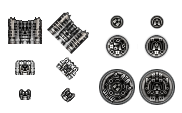
#> input picture tools/weapon_slots.png, 182 x 113 px
$ python detect_weapon_slots.py weapon_slots.png
#> lines starting #> are read from the running program, lines starting #| are printed output that depends on the picture; after the words box and inside, x2 and y2 are one past the last pixel; in counts of white or black regions, pixels touching at a corner belong together
#!/usr/bin/env python3
"""Detect likely weapon slot decals on a ship sprite using template matching.

读取 `tools/weapon_slots.png` 中的槽位模板，输出候选点预览图与 JSON。
本脚本只是定位辅助器，不会把结果自动写回 `.ship` 的 weaponSlots。
对直接使用或轻度改色原版槽位 decal 的贴图效果最好；重绘严重、缩放很大或
旋转明显的资源会产生更多误报。
"""

from __future__ import annotations

import argparse
import json
import math
from dataclasses import dataclass
from pathlib import Path
from typing import Iterable

import cv2
import numpy as np
from PIL import Image, ImageDraw


@dataclass(frozen=True)
class Template:
    id: int
    bbox: tuple[int, int, int, int]
    area: int
    gray: np.ndarray
    mask: np.ndarray


@dataclass
class Candidate:
    template_id: int
    score: float
    scale: float
    x: int
    y: int
    w: int
    h: int
    mirrored_score: float = 0.0

    @property
    def center(self) -> tuple[float, float]:
        return self.x + self.w / 2.0, self.y + self.h / 2.0

    def to_dict(self) -> dict:
        cx, cy = self.center
        return {
            "templateId": self.template_id,
            "score": round(self.score, 4),
            "mirroredScore": round(self.mirrored_score, 4),
            "scale": self.scale,
            "bbox": [self.x, self.y, self.w, self.h],
            "center": [round(cx, 2), round(cy, 2)],
        }


def extract_templates(sheet_path: Path, alpha_threshold: int = 10, min_area: int = 120) -> list[Template]:
    img = Image.open(sheet_path).convert("RGBA")
    arr = np.array(img)
    alpha = arr[:, :, 3]
    mask = np.where(alpha > alpha_threshold, 255, 0).astype(np.uint8)
    num, labels, stats, _ = cv2.connectedComponentsWithStats(mask, connectivity=8)

    templates: list[Template] = []
    for i in range(1, num):
        x, y, w, h, area = [int(v) for v in stats[i]]
        if area < min_area:
            continue
        crop = arr[y : y + h, x : x + w]
        crop_gray = cv2.cvtColor(crop[:, :, :3], cv2.COLOR_RGB2GRAY)
        crop_mask = np.where(crop[:, :, 3] > alpha_threshold, 255, 0).astype(np.uint8)
        templates.append(Template(i, (x, y, w, h), area, crop_gray, crop_mask))
    return templates


def match_templates(
    ship_gray: np.ndarray,
    templates: Iterable[Template],
    scales: list[float],
    score_threshold: float,
    top_k_per_template: int,
) -> list[Candidate]:
    candidates: list[Candidate] = []
    for templ in templates:
        local: list[Candidate] = []
        for scale in scales:
            nw = max(4, int(round(templ.gray.shape[1] * scale)))
            nh = max(4, int(round(templ.gray.shape[0] * scale)))
            if nw >= ship_gray.shape[1] or nh >= ship_gray.shape[0]:
                continue
            resized = cv2.resize(
                templ.gray,
                (nw, nh),
                interpolation=cv2.INTER_AREA if scale < 1.0 else cv2.INTER_CUBIC,
            )
            resized_mask = cv2.resize(templ.mask, (nw, nh), interpolation=cv2.INTER_NEAREST)
            try:
                result = cv2.matchTemplate(ship_gray, resized, cv2.TM_SQDIFF_NORMED, mask=resized_mask)
            except cv2.error:
                continue
            result = np.nan_to_num(result, nan=1.0, posinf=1.0, neginf=1.0)
            flat = result.ravel()
            pick_count = min(top_k_per_template, flat.size)
            best_idx = np.argpartition(flat, pick_count - 1)[:pick_count]
            for flat_idx in best_idx:
                val = float(flat[flat_idx])
                score = 1.0 - val
                if score < score_threshold:
                    continue
                y, x = divmod(int(flat_idx), result.shape[1])
                local.append(Candidate(templ.id, score, scale, x, y, nw, nh))
        local.sort(key=lambda c: c.score, reverse=True)
        candidates.extend(local[:top_k_per_template])
    return candidates


def center_distance(a: Candidate, b: Candidate) -> float:
    ax, ay = a.center
    bx, by = b.center
    return math.hypot(ax - bx, ay - by)


def dedupe_candidates(candidates: list[Candidate], min_center_distance: float) -> list[Candidate]:
    kept: list[Candidate] = []
    for cand in sorted(candidates, key=lambda c: c.score, reverse=True):
        if any(center_distance(cand, other) < min_center_distance for other in kept):
            continue
        kept.append(cand)
    return kept


def annotate_symmetry(candidates: list[Candidate], axis_x: float, mirror_tol_x: float = 10.0, mirror_tol_y: float = 10.0) -> None:
    for cand in candidates:
        cx, cy = cand.center
        target_x = 2 * axis_x - cx
        best = 0.0
        for other in candidates:
            if other is cand:
                continue
            ox, oy = other.center
            if abs(ox - target_x) <= mirror_tol_x and abs(oy - cy) <= mirror_tol_y:
                best = max(best, other.score)
        cand.mirrored_score = best


def filter_by_symmetry(candidates: list[Candidate], min_mirrored_score: float, axis_band: float = 12.0, axis_x: float | None = None) -> list[Candidate]:
    filtered: list[Candidate] = []
    for cand in candidates:
        cx, _ = cand.center
        on_axis = axis_x is not None and abs(cx - axis_x) <= axis_band
        if on_axis or cand.mirrored_score >= min_mirrored_score:
            filtered.append(cand)
    return filtered


def draw_preview(ship_path: Path, output_path: Path, candidates: list[Candidate], axis_x: float) -> None:
    sprite = Image.open(ship_path).convert("RGBA")
    scale = 2
    canvas = Image.new("RGBA", (sprite.width * scale, sprite.height * scale), (20, 22, 35, 255))
    canvas.alpha_composite(
        sprite.resize((sprite.width * scale, sprite.height * scale), Image.Resampling.LANCZOS)
    )
    draw = ImageDraw.Draw(canvas, "RGBA")

    ax = axis_x * scale
    draw.line([(ax, 0), (ax, canvas.height)], fill=(255, 255, 0, 100), width=1)

    for i, cand in enumerate(candidates):
        x, y, w, h = [v * scale for v in (cand.x, cand.y, cand.w, cand.h)]
        line_color = (0, 255, 180, 235) if cand.mirrored_score > 0 else (255, 150, 0, 220)
        fill_color = (0, 255, 180, 40) if cand.mirrored_score > 0 else (255, 150, 0, 30)
        draw.rectangle([x, y, x + w, y + h], outline=line_color, fill=fill_color, width=2)
        label = f"{i}:{cand.template_id} {cand.score:.2f}"
        draw.text((x + 2, y - 12), label, fill=(255, 230, 120))

    draw.text((10, 10), f"slot candidates: {len(candidates)}", fill=(0, 255, 180))
    draw.text((10, 28), f"axis x={axis_x:.1f}", fill=(220, 220, 220))
    draw.text((10, 46), "green=paired by symmetry, orange=single-side candidate", fill=(220, 220, 220))
    canvas.convert("RGB").save(output_path)


def main() -> None:
    parser = argparse.ArgumentParser(description="Detect likely weapon slot decals using template matching.")
    parser.add_argument("ship_sprite", help="Path to ship sprite PNG")
    parser.add_argument("--template-sheet", default="tools/weapon_slots.png", help="Weapon slot template sheet")
    parser.add_argument("--out-dir", default="tools", help="Output directory")
    parser.add_argument("--score-threshold", type=float, default=0.72, help="Minimum template-match score")
    parser.add_argument("--min-center-distance", type=float, default=14.0, help="Deduplicate candidates by center distance")
    parser.add_argument("--min-mirrored-score", type=float, default=0.72, help="Require mirrored support score unless close to center axis")
    parser.add_argument("--top-k-per-template", type=int, default=12, help="Maximum candidates kept per template")
    parser.add_argument("--axis-x", type=float, default=None, help="Symmetry axis x; default uses image center")
    args = parser.parse_args()

    ship_path = Path(args.ship_sprite).resolve()
    template_path = Path(args.template_sheet).resolve()
    out_dir = Path(args.out_dir).resolve()
    out_dir.mkdir(parents=True, exist_ok=True)

    ship = Image.open(ship_path).convert("RGBA")
#> ship is the input picture: PIL image 182x113 RGBA; mean R, G, B, A 185, 184.8, 184.5, 68.7
    ship_gray = cv2.cvtColor(np.array(ship)[:, :, :3], cv2.COLOR_RGB2GRAY)
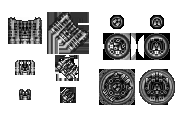
#> ship_gray: shape (113, 182); min 0, max 255, mean 184.8
    axis_x = args.axis_x if args.axis_x is not None else ship.width / 2.0
#> axis_x = 91

    templates = extract_templates(template_path)
#> in extract_templates, `mask = np.where(alpha > alpha_threshold, 255, 0).astype(np.uint8)`:
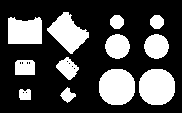
#> mask: shape (113, 182); 29.3% white; 12 white regions, largest, box (x1, y1, x2, y2) and area: (99, 69, 135, 105) 1076, (139, 69, 175, 105) 1076, (47, 12, 89, 54) 919
#> in extract_templates, `num, labels, stats, _ = cv2.connectedComponentsWithStats(mask, connect..`:
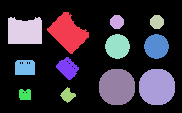
#> labels: shape (113, 182) int32; 13 distinct labels, from 0 to 12; one colour per label, 0 black
#> in extract_templates, `num, labels, stats, _ = cv2.connectedComponentsWithStats(mask, connect..`: num = 13; stats = 13 rows, first 6: [0, 0, 182, 113, 14530], [47, 12, 42, 42, 919], [110, 15, 14, 14, 156], [150, 15, 14, 14, 156], [8, 17, 34, 27, 844], [105, 34, 25, 25, 481]
#> the loop in extract_templates, `for i in range(1, num):` made 12 passes
#> (x, y, w, h, area) on passes 1 to 12: (47, 12, 42, 42, 919), (110, 15, 14, 14, 156), (150, 15, 14, 14, 156), (8, 17, 34, 27, 844), (105, 34, 25, 25, 481), (144, 34, 25, 25, 481), (56, 57, 23, 23, 305), (15, 60, 20, 15, 286), (99, 69, 36, 36, 1076), (139, 69, 36, 36, 1076), (60, 87, 16, 16, 136), (19, 89, 12, 11, 120)
#> pass 1, in extract_templates, `crop_gray = cv2.cvtColor(crop[:, :, :3], cv2.COLOR_RGB2GRAY)`:
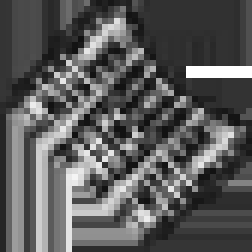
#> crop_gray: shape (42, 42) (shown 6 times larger); min 18, max 255, mean 89.8
#> pass 1, in extract_templates, `crop_mask = np.where(crop[:, :, 3] > alpha_threshold, 255, 0).astype(n..`:
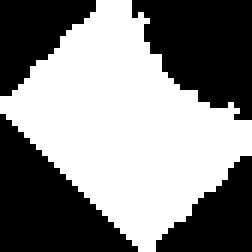
#> crop_mask: shape (42, 42) (shown 6 times larger); 52.1% white; 4 black regions, box (x1, y1, x2, y2) and area: (22, 0, 42, 20) 277, (0, 19, 23, 42) 276, (0, 0, 16, 16) 146, (26, 26, 42, 42) 146
#> after the loop in extract_templates, `for i in range(1, num):`: templates = 12 items
#> templates = 12 items
    scales = [0.75, 0.9, 1.0, 1.1, 1.25, 1.5]
    candidates = match_templates(
        ship_gray=ship_gray,
        templates=templates,
        scales=scales,
        score_threshold=args.score_threshold,
        top_k_per_template=args.top_k_per_template,
    )
#> the loop in match_templates, `for templ in templates:` made 12 passes
#> after the loop in match_templates, `for templ in templates:`: candidates = 40 items
#> candidates = 40 items
    candidates = dedupe_candidates(candidates, min_center_distance=args.min_center_distance)
#> the loop in dedupe_candidates, `for cand in sorted(candidates, key=lambda c: c.score, reverse=True):` made 40 passes
    annotate_symmetry(candidates, axis_x=axis_x)
#> the loop in annotate_symmetry, `for cand in candidates:` made 13 passes
    candidates = filter_by_symmetry(candidates, min_mirrored_score=args.min_mirrored_score, axis_x=axis_x)
#> the loop in filter_by_symmetry, `for cand in candidates:` made 13 passes
    candidates.sort(key=lambda c: (c.mirrored_score > 0, c.score + c.mirrored_score), reverse=True)

    stem = ship_path.stem
    preview_path = out_dir / f"{stem}_weapon_slot_matches.png"
    json_path = out_dir / f"{stem}_weapon_slot_matches.json"

    with json_path.open("w", encoding="utf-8") as f:
        json.dump(
            {
                "shipSprite": str(ship_path),
                "templateSheet": str(template_path),
                "axisX": axis_x,
                "candidateCount": len(candidates),
                "candidates": [c.to_dict() for c in candidates],
            },
            f,
            indent=4,
            ensure_ascii=False,
        )

    draw_preview(ship_path, preview_path, candidates, axis_x)
#> the loop in draw_preview, `for i, cand in enumerate(candidates):` made 6 passes
#> in draw_preview, `canvas.convert("RGB").save(output_path)`:
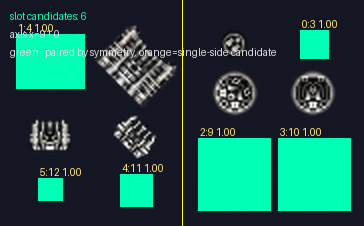
#> saved as weapon_slots_weapon_slot_matches.png: PIL image 364x226 RGB; mean R, G, B 28.1, 81.7, 73.4
#> in draw_preview, `canvas.convert("RGB").save(output_path)`:
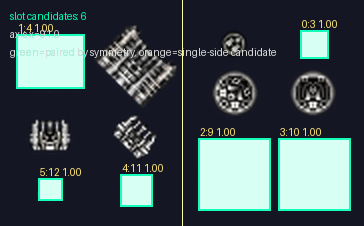
#> canvas: PIL image 364x226 RGBA; mean R, G, B, A 28.1, 81.7, 73.4, 216; transparent parts drawn white

    print(f"templates: {len(templates)}")
#| templates: 12
    print(f"axis_x: {axis_x}")
#| axis_x: 91.0
    print(f"candidates: {len(candidates)}")
#| candidates: 6
    for cand in candidates[:20]:
        print(json.dumps(cand.to_dict(), ensure_ascii=False))
#> this loop made 6 passes
#| {"templateId": 3, "score": 1.0, "mirroredScore": 1.0, "scale": 1.0, "bbox": [150, 15, 14, 14], "center": [157.0, 22.0]}
#| {"templateId": 4, "score": 1.0, "mirroredScore": 1.0, "scale": 1.0, "bbox": [8, 17, 34, 27], "center": [25.0, 30.5]}
#| {"templateId": 9, "score": 1.0, "mirroredScore": 1.0, "scale": 1.0, "bbox": [99, 69, 36, 36], "center": [117.0, 87.0]}
#| {"templateId": 10, "score": 1.0, "mirroredScore": 1.0, "scale": 1.0, "bbox": [139, 69, 36, 36], "center": [157.0, 87.0]}
#| {"templateId": 11, "score": 1.0, "mirroredScore": 1.0, "scale": 1.0, "bbox": [60, 87, 16, 16], "center": [68.0, 95.0]}
#| {"templateId": 12, "score": 1.0, "mirroredScore": 1.0, "scale": 1.0, "bbox": [19, 89, 12, 11], "center": [25.0, 94.5]}
    print(f"saved preview: {preview_path}")
    print(f"saved json: {json_path}")


if __name__ == "__main__":
    main()
